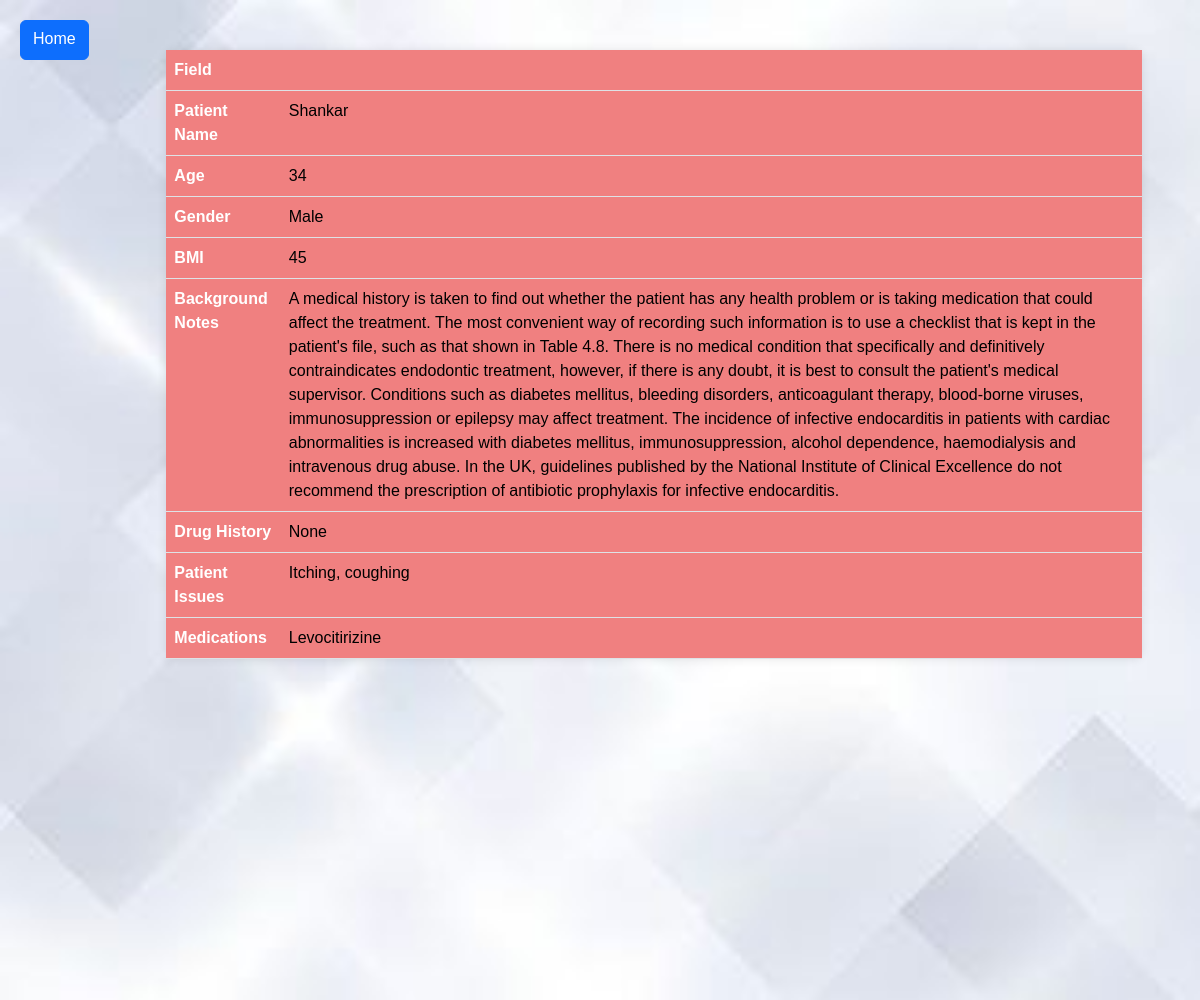
The app's page /history_list_id/Shankar/ with its own data.
### Eapp/models.py (models this page shows)
class history(models.Model):
    patient_name=models.CharField(max_length=270)
    age=models.IntegerField()
    gender=models.CharField(max_length=240)
    BMI = models.IntegerField()
    background_notes = models.TextField()
    drug_history = models.TextField()
    patient_issues = models.CharField(max_length=500)
    Medications = models.CharField(max_length=240)

### Eapp/views.py (the view)
# urls.py: path('history_list_id/<str:patient_name>/',views.hist_list_id,name='history_list_id'),
def hist_list_id(request,patient_name):
    det6=history.objects.get(patient_name=patient_name)
    return render(request,'history_list_id.html',{'det6':det6})

### templates/history_list_id.html (shortened to what this page needs)
<!DOCTYPE html>
{% load static %}
<html lang="en">
<head>
    <link href="https://cdn.jsdelivr.net/npm/bootstrap@5.3.3/dist/css/bootstrap.min.css" rel="stylesheet">
</head>
<body>
<div class="background-container">
  <a class="btn btn-primary" href="/" style="margin:20px;margin-bottom:940px;">Home</a>
<div class="container" style="width:1000px; margin-top:50px;">
  <div class="page">
    <table class="table" style="margin: 0 auto;">
      <thead>
        <tr>
          <th scope="col" style="background-color:#F08080;">Field</th>
          <th scope="col" style="background-color: #F08080;"></th>
        </tr>
      </thead>
      <tbody>
        <tr>
          <th scope="row" style="background-color: #F08080;">Patient Name</th>
          <td style="background-color: #F08080;">{{ det6.patient_name }}</td>
        </tr>
        <tr>
          <th scope="row" style="background-color: #F08080;">Age</th>
          <td style="background-color: #F08080;">{{ det6.age }}</td>
        </tr>
        <tr>
          <th scope="row" style="background-color: #F08080;">Gender</th>
          <td style="background-color: #F08080;">{{ det6.gender }}</td>
        </tr>
        <tr>
          <th scope="row" style="background-color: #F08080;">BMI</th>
          <td style="background-color: #F08080;">{{ det6.BMI }}</td>
        </tr>
        <tr>
          <th scope="row" style="background-color: #F08080;">Background Notes</th>
          <td style="background-color: #F08080;">{{ det6.background_notes }}</td>
        </tr>
        <tr>
          <th scope="row" style="background-color: #F08080;">Drug History</th>
          <td style="background-color: #F08080;">{{ det6.drug_history }}</td>
        </tr>
        <tr>
          <th scope="row" style="background-color: #F08080;">Patient Issues</th>
          <td style="background-color: #F08080;">{{ det6.patient_issues }}</td>
        </tr>
      <tr>
          <th scope="row" style="background-color: #F08080;">Medications</th>
          <td style="background-color: #F08080;">{{ det6.Medications }}</td>
        </tr>
      </tbody>
    </table>
  </div>
</div></div>
</body>
</html>

### records on screen
history: patient_name "Shankar", age "34", gender "Male", BMI "45", background_notes "A medical history is taken to find out whether the patient has any health problem or is taking medication that could affect the treatment. The most convenient way of recording such information is to use a checklist that is kept in the patient's file, such as that shown in Table 4.8. There is no medical condition that specifically and definitively contraindicates endodontic treatment, however, if there is any doubt, it is best to consult the patient's medical supervisor. Conditions such as diabetes mellitus, bleeding disorders, anticoagulant therapy, blood-borne viruses, immunosuppression or epilepsy may affect treatment. The incidence of infective endocarditis in patients with cardiac…", drug_history "None", patient_issues "Itching, coughing", Medications "Levocitirizine"
